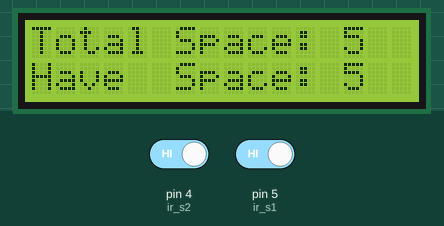
This sketch was run on a simulated Arduino Uno, built with avr-gcc and run on an emulated ATmega328P. Parts: 16×2 character LCD. The test bench sets the inputs (shaded band); at power-on: pin 4 (ir_s2) HIGH, pin 5 (ir_s1) HIGH.

Above: at 3.2 s.
3.3 s: pin 4 (ir_s2) driven LOW
At 4.5 s:
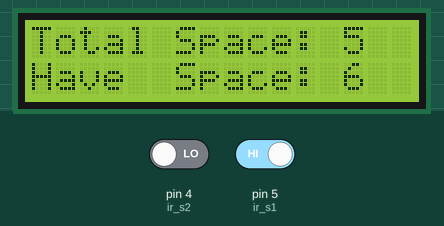
4.8 s: pin 5 (ir_s1) driven LOW
At 7.6 s:
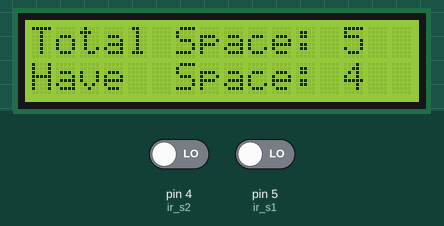
10.8 s: pin 5 (ir_s1) driven HIGH
12.3 s: pin 5 (ir_s1) driven LOW
At 13.7 s:
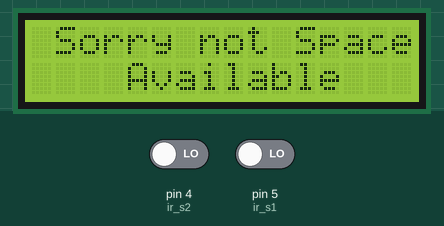
Timing chart, 0 to 15.3 s (numbered marks = the images above; inputs shaded):
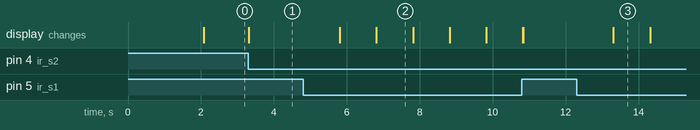

The sketch:

codenos.ino
```cpp
#include <LiquidCrystal.h>// initialize the library with the numbers of the interface pins
LiquidCrystal lcd(A0, A1, A2, A3, A4, A5);

int ir_s1 = 5;
int ir_s2 = 4;

int Total = 5;
int Space;

int flag1 = 0;
int flag2 = 0;

void setup() {
pinMode(ir_s1, INPUT);
pinMode(ir_s2, INPUT);

lcd.begin(16, 2);
lcd.setCursor (0,0);
lcd.print("  Car  Parking  ");
lcd.setCursor (0,1);
lcd.print("     System     ");
delay (2000);
lcd.clear();

Space = Total;
}

void loop(){

if(digitalRead (ir_s1) == LOW && flag1==0){
if(Space>0){flag1=1;
if(flag2==0);{Space = Space-1;}
}else{
lcd.setCursor (0,0);
lcd.print(" Sorry not Space ");
lcd.setCursor (0,1);
lcd.print("    Available    ");
delay (1000);
lcd.clear();
}
}

if(digitalRead (ir_s2) == LOW && flag2==0){flag2=1;
if(flag1==0){Space = Space+1;}
}

if(flag1==1 && flag2==1){
delay (1000);
flag1=0, flag2=0;
}

lcd.setCursor (0,0);
lcd.print("Total Space: ");
lcd.print(Total);

lcd.setCursor (0,1);
lcd.print("Have  Space: ");
lcd.print(Space);
}
```

Measured:
- after the input at 3.3 s, the display: changes at once (image 1)
- after the input at 4.8 s, the display: first changes after 1.0 s (image 2 shows a later state)
- after the input at 12.3 s, the display: first changes after 1.0 s (image 3 shows a later state)
- what the display in image 2 shows lasts 1.0 s, from 6.8 s to 7.8 s
